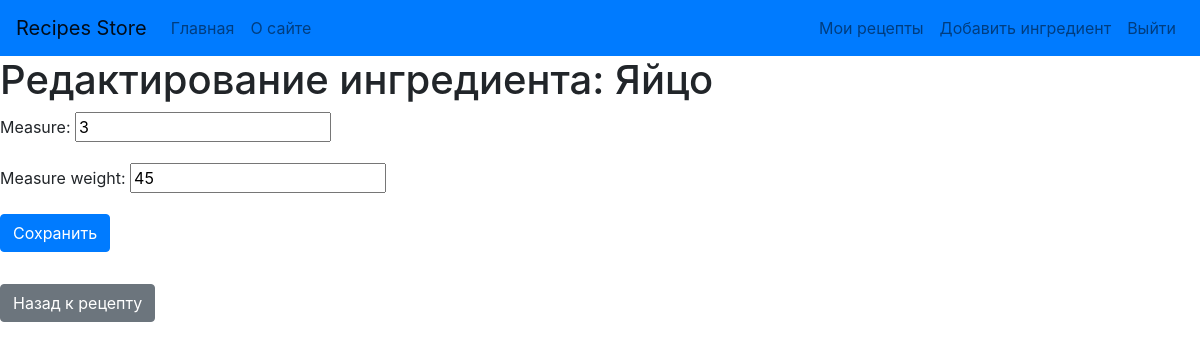
/recipe/1/ingredients/edit/2/ (signed in), run on the app's committed database.
### recipe_catalog/models.py (models this page shows, shortened)
class RecipeIngredients(models.Model):
    id = models.AutoField(primary_key=True)
    recipe = models.ForeignKey(Recipe, on_delete=models.CASCADE)
    ingredient = models.ForeignKey(Ingredient, on_delete=models.CASCADE)
    measure = models.IntegerField(validators=[MinValueValidator(1)])
    measure_weight = models.IntegerField(validators=[MinValueValidator(1)])

class Ingredient(models.Model):
    id = models.AutoField(primary_key=True)
    name = models.CharField(max_length=255)
    measure_val = models.CharField(max_length=255)
    price = models.IntegerField()

### recipe_catalog/views.py (the view)
# urls.py: path('recipe/<int:recipe_id>/ingredients/edit/<int:recipe_ingredient_id>/', edit_recipe_ingredient, name='edit_recipe_ingredient'),
@login_required
def edit_recipe_ingredient(request, recipe_id, recipe_ingredient_id):
    try:
        ingredient = RecipeIngredients.objects.get(
            id=recipe_ingredient_id, recipe__id=recipe_id, recipe__author=request.user
        )
    except RecipeIngredients.DoesNotExist:
        raise Http404("Ингредиент не найден или недоступен.")
    if request.method == 'POST':
        form = RecipeIngredientEditForm(request.POST, instance=ingredient)
        if form.is_valid():
            form.save()
            return redirect('recipe_catalog:edit_recipe', recipe_id=recipe_id)
    else:
        form = RecipeIngredientEditForm(instance=ingredient)
    return render(request, 'recipe_catalog/edit_recipe_ingredient.html', {'form': form, 'recipe': ingredient.recipe, 'ingredient': ingredient})

### recipe_catalog/forms.py
class RecipeIngredientEditForm(forms.ModelForm):
    class Meta:
        model = RecipeIngredients
        fields = ['measure', 'measure_weight']

### templates/recipe_catalog/edit_recipe_ingredient.html (shortened to what this page needs)
{% include '../header.html' %}
<h1>Редактирование ингредиента: {{ ingredient.ingredient.name }}</h1>
<form method="post">
    {{ form.as_p }}
    <button type="submit" class="btn btn-primary">Сохранить</button>
</form>
<a href="{% url 'recipe_catalog:edit_recipe' recipe.id %}" class="btn btn-secondary mt-3">Назад к рецепту</a>

### data on the page
RecipeIngredients: ingredient.name "Яйцо", measure "3", measure_weight "45"
